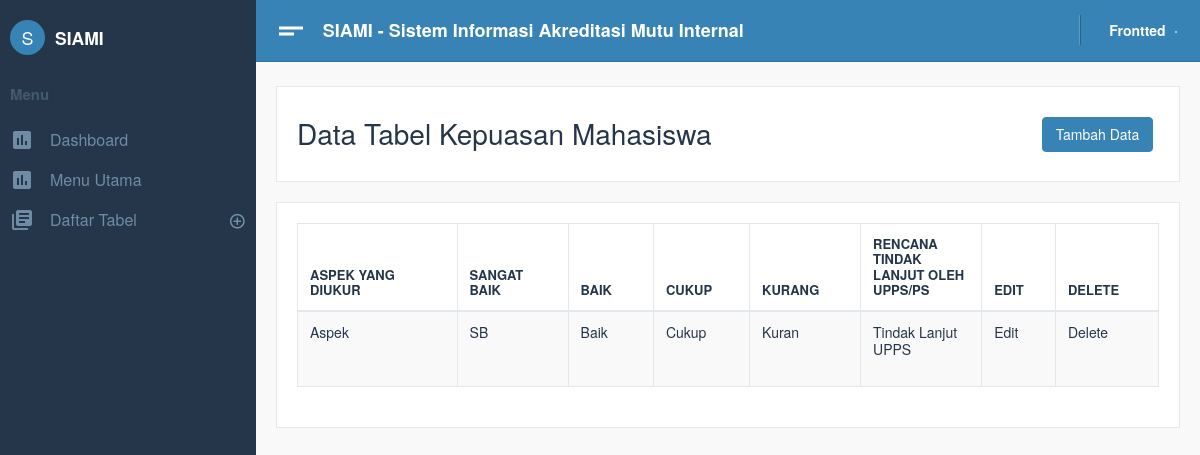
The page /Siami/home/index.php?p=tbl_kepuasan_mhs on the database as committed earlier.
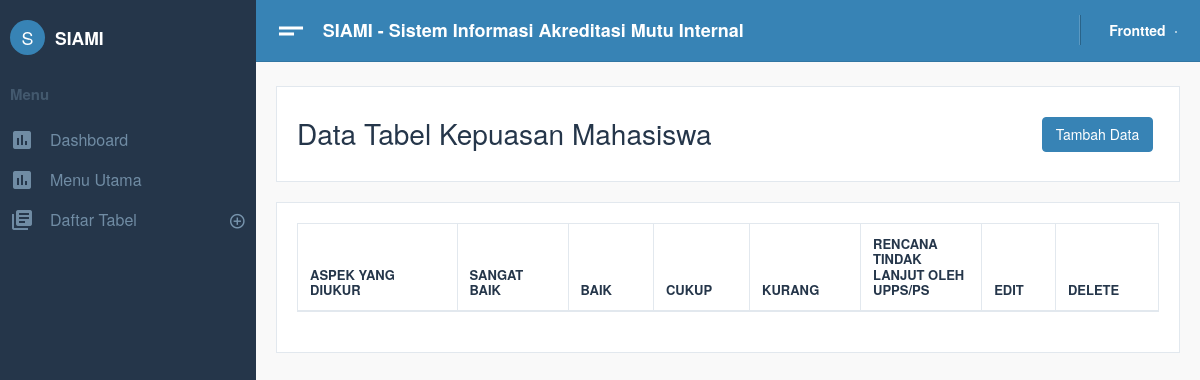
The same page on the database as committed later.
### tables this page shows
CREATE TABLE `tbl_kepuasan_mhs` (
  `id_kepuasan_mhs` int(5) NOT NULL,
  `aspek` text DEFAULT NULL,
  `prosen_sb` varchar(5) DEFAULT NULL,
  `prosen_b` varchar(5) DEFAULT NULL,
  `prosen_c` varchar(5) DEFAULT NULL,
  `prosen_k` varchar(5) DEFAULT NULL,
  `tindak_lanjut_upps` text DEFAULT NULL
);

### Siami/home/tbl_kep_mhs.php (the view, shortened to what this page needs)
<div class="card text-left">
    <div class="card-body">
        <div class="row">
            <div class="col-sm-10 mt-2">
                <h2>Data Tabel Kepuasan Mahasiswa
                </h2>
            </div>
            <div class="col-sm-2 mt-2">
                <button class="btn btn-primary">Tambah Data</button>
            </div>
        </div>
    </div>
</div>
<?php
   include "../config/database.php";
   $query = mysqli_query($db, "SELECT * FROM  tbl_kepuasan_mhs");
   ?>
<div class="card">
    <div class="card-body">
        <div id="example_wrapper" class="dataTables_wrapper dt-bootstrap4">
            <div class="row">
                <div class="col-sm-12">
                    <table style="width: 100%;" id="example" class="table table-hover table-striped table-bordered dataTable dtr-inline" role="grid" aria-describedby="example_info">
                        <thead>
                            <tr role="row">
                                <th style="width: 118.2px;">Aspek yang diukur </th>
                                <th style="width: 82.2px;">Sangat Baik </th>
                                <th style="width: 63.2px;">Baik</th>
                                <th style="width: 63.2px;">Cukup</th>
                                <th style="width: 63.2px;">Kurang</th>
                                <th style="width: 63.2px;">Rencana Tindak Lanjut oleh UPPS/PS</th>
                                <th style="width: 40.2px;">Edit </th>
                                <th style="width: 40.2px;">Delete </th>
                            </tr>
                        </thead>
                        <tbody>
                            <?php
                               while ($data = mysqli_fetch_array($query)) {
                               ?>
                                <tr role="row" class="odd" style="font-size: 14px;">
                                    <td>
                                        <p class="text-break"><?php echo $data["aspek"]; ?></p>
                                    </td>
                                    <td>
                                        <p class="text-break"><?php echo $data["prosen_sb"]; ?></p>
                                    </td>
                                    <td>
                                        <p class="text-break"><?php echo $data["prosen_b"]; ?></p>
                                    </td>
                                    <td>
                                        <p class="text-break"><?php echo $data["prosen_c"]; ?></p>
                                    </td>
                                    <td>
                                        <p class="text-break"><?php echo $data["prosen_k"]; ?></p>
                                    </td>
                                    <td>
                                        <p class="text-break"><?php echo $data["tindak_lanjut_upps"]; ?></p>
                                    </td>
                                    <td>
                                        <p class="text-break">Edit</p>
                                    </td>
                                    <td>
                                        <p class="text-break">Delete</p>
                                    </td>
                                </tr>
                            <?php } ?>
                        </tbody>
                    </table>
                </div>
            </div>
        </div>
    </div>
</div>

Rows that differ between the two databases and show on the page:
removed tbl_kepuasan_mhs: aspek "Aspek", prosen_sb "SB", prosen_b "Baik", prosen_c "Cukup", prosen_k "Kuran", tindak_lanjut_upps "Tindak Lanjut UPPS"
